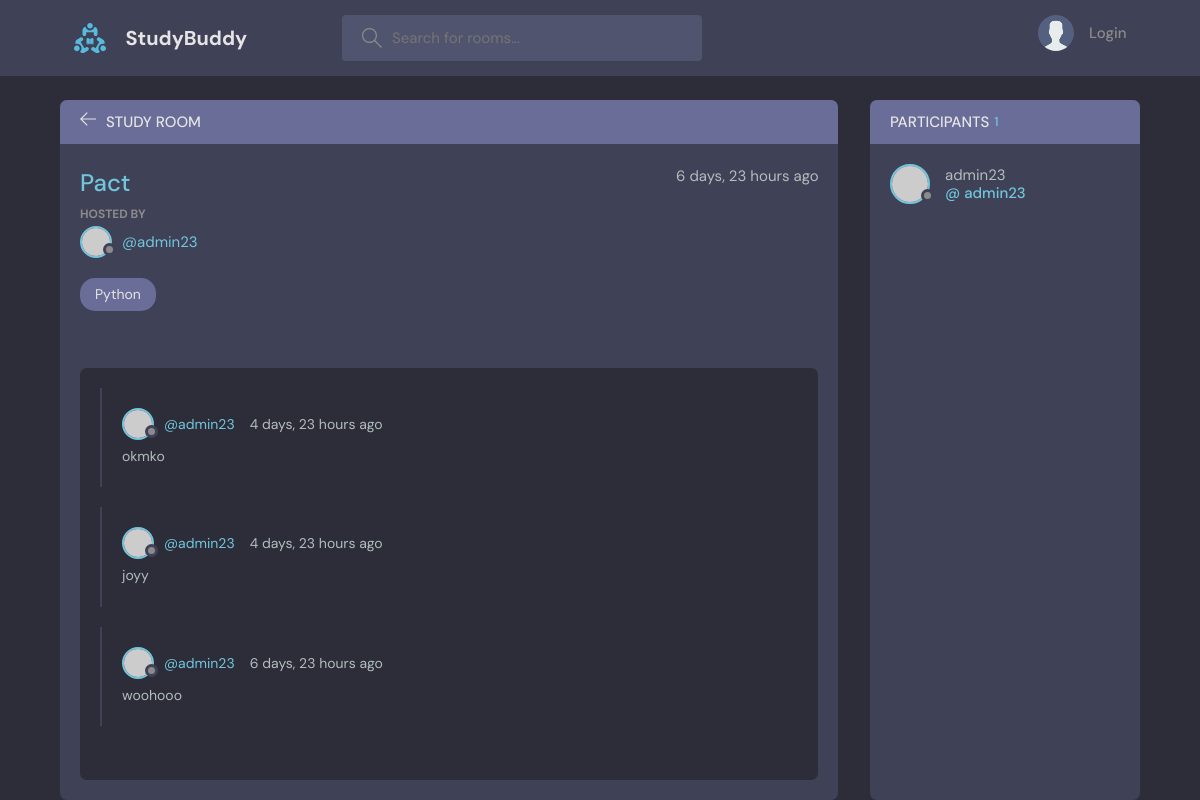
/room/25/, run on the app's committed database.
### base/models.py (models this page shows, shortened)
class Room(models.Model):
    host=models.ForeignKey(User, on_delete=models.SET_NULL, null=True )
    name = models.CharField(max_length=100)
    topic=models.ForeignKey(Topic, on_delete=models.CASCADE, null=True)
    participants=models.ManyToManyField(User, related_name='participants', blank=True)
    description = models.TextField(max_length=250)
    created_at = models.DateTimeField(auto_now_add=True)
    updated_at = models.DateTimeField(auto_now=True)
    class Meta:
        ordering = ['-created_at', 'updated_at']

class Topic(models.Model):
    name = models.CharField(max_length=100)

class Message(models.Model):
    user= models.ForeignKey(User, on_delete=models.SET_NULL, null=True)
    room = models.ForeignKey(Room, on_delete=models.CASCADE, null=True)
    body=models.TextField()
    created_at = models.DateTimeField(auto_now_add=True, null=True)
    class Meta:
        ordering = ['-created_at']

### base/views.py (the view, shortened to what this page needs)
# urls.py: path('room/', views.room),
def room(request, pk):
    room = Room.objects.get(id=pk)
    room_message= room.message_set.all().order_by('-created_at')
    participants= room.participants.all()
    context = {'room':room, 'room_message':room_message, 'participants':participants}
    return render(request, 'base/room.html', context)

### base/templates/base/room.html (shortened to what this page needs)
{% extends 'main.html' %}
{% block content %}
<main class="profile-page layout layout--2">
  <div class="container">
    <div class="room">
      <div class="room__top">
        <div class="room__topLeft">
          <a href="{% url 'home'%}">
            <svg
              version="1.1"
              xmlns="http://www.w3.org/2000/svg"
              width="32"
              height="32"
              viewBox="0 0 32 32"
            >
              <title>arrow-left</title>
              <path
                d="M13.723 2.286l-13.723 13.714 13.719 13.714 1.616-1.611-10.96-10.96h27.625v-2.286h-27.625l10.965-10.965-1.616-1.607z"
              ></path>
            </svg>
          </a>
          <h3>Study Room</h3>
        </div>
      </div>
      <div class="room__box scroll">
        <div class="room__header scroll">
          <div class="room__info">
            <h3>{{room.name}}</h3>
            <span>{{room.created_at | timesince}} ago</span>
          </div>
          <div class="room__hosted">
            <p>Hosted By</p>
            <a href="{% url 'user-profile' room.host.id%}" class="room__author">
              <div class="avatar avatar--small">
                <img src="https://randomuser.me/api/portraits/men/37.jpg" />
              </div>
              <span>@{{room.host.username}}</span>
            </a>
          </div>
          <span class="room__topics">{{room.topic.name}}</span>
        </div>
        <div class="room__conversation">
          <div class="threads scroll">
            {% for message in room_message %}
            <div class="thread">
              <div class="thread__top">
                <div class="thread__author">
                  <a href="#" class="thread__authorInfo">
                    <div class="avatar avatar--small">
                      <img
                        src="https://randomuser.me/api/portraits/men/37.jpg"
                      />
                    </div>
                    <span>@{{message.user.username}}</span>
                  </a>
                  <span class="thread__date"
                    >{{message.created_at | timesince}} ago</span
                  >
                </div>
              </div>
              <div class="thread__details">{{message.body}}</div>
            </div>
            {% endfor %}
          </div>
        </div>
      </div>
    </div>
    <div class="participants">
      <h3 class="participants__top">
        Participants <span>{{participants.all.count}} </span>
      </h3>
      <div class="participants__list scroll">
        {% for user in participants %}
        <a href="profile.html" class="participant">
          <div class="avatar avatar--medium">
            <img src="https://randomuser.me/api/portraits/men/37.jpg" />
          </div>
          <p>
            {{user.username}}
            <span>@ {{user.username}}</span>
          </p>
        </a>
        {% endfor %}
        </div>
    </div>
  </div>
</main>
{% endblock %}

### data on the page
Room: name "Pact", created_at "6 days, 23 hours", host.username "admin23", topic.name "Python"
Message: user.username "admin23", created_at "4 days, 23 hours", body "okmko"
Message: user.username "admin23", created_at "4 days, 23 hours", body "joyy"
Message: user.username "admin23", created_at "6 days, 23 hours", body "woohooo"

### other printed values
{{ participants.all.count }} "1"
{{ user.username }} "admin23"
